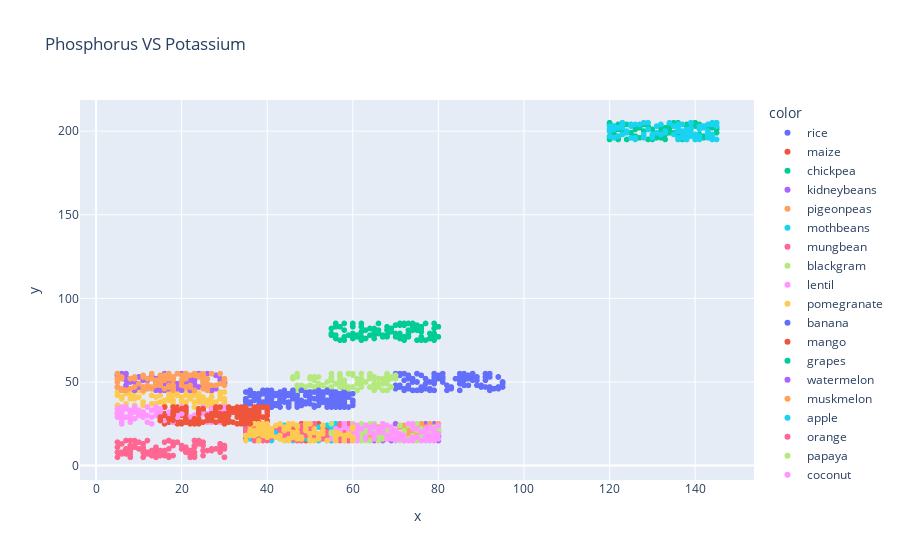

Notebook code cell kept with this figure:
### Code cell
fig = px.scatter(x=df['P'],y=df['K'],color=df['label'],title="Phosphorus VS Potassium")
fig.show()

### Figure 1 — Plotly figure (JSON) as saved in the notebook; plotly's stock layout.template omitted (floating-point values rounded to 4 significant figures)
{"data": [{"hovertemplate": "color=rice<br>x=%{x}<br>y=%{y}<extra></extra>", "legendgroup": "rice", "marker": {"color": "#636efa", "symbol": "circle"}, "mode": "markers", "name": "rice", "showlegend": true, "type": "scattergl", "x": [42, 58, 55, 35, 42, 37, 55, 53, 54, 58, 53, 46, 58, 56, 50, 48, 38, 35, 38, 35, 45, 40, 59, 41, 47, 53, 59, 50, 49, 51, 57, 35, 37, 53, 54, 55, 57, 39, 43, 44, 42, 45, 60, 40, 52, 35, 49, 39, 43, 55, 36, 60, 56, 60, 52, 38, 54, 36, 46, 55, 40, 58, 58, 36, 47, 41, 54, 59, 46, 56, 52, 45, 42, 43, 54, 36, 47, 35, 36, 41, 57, 45, 53, 43, 58, 60, 43, 50, 53, 50, 53, 44, 45, 40, 51, 46, 47, 55, 35, 37], "xaxis": "x", "y": [43, 41, 44, 40, 42, 42, 38, 40, 38, 38, 40, 42, 44, 36, 37, 39, 41, 39, 36, 40, 36, 43, 41, 43, 37, 41, 43, 41, 44, 35, 41, 40, 39, 38, 44, 42, 35, 36, 44, 41, 36, 43, 36, 40, 45, 38, 42, 38, 39, 45, 43, 39, 42, 43, 36, 39, 38, 45, 40, 35, 38, 45, 38, 42, 42, 36, 37, 35, 41, 37, 41, 38, 37, 42, 36, 45, 44, 38, 37, 38, 43, 35, 43, 39, 39, 38, 38, 44, 42, 40, 38, 38, 35, 38, 36, 42, 37, 45, 44, 40], "yaxis": "y"}, {"hovertemplate": "color=maize<br>x=%{x}<br>y=%{y}<extra></extra>", "legendgroup": "maize", "marker": {"color": "#EF553B", "symbol": "circle"}, "mode": "markers", "name": "maize", "showlegend": true, "type": "scattergl", "x": [54, 44, 43, 58, 38, 41, 41, 60, 44, 60, 44, 49, 52, 44, 54, 58, 47, 41, 53, 55, 57, 50, 56, 45, 48, 51, 39, 49, 48, 54, 35, 43, 57, 35, 46, 44, 56, 55, 35, 57, 56, 44, 48, 60, 51, 46, 60, 58, 43, 43, 36, 36, 60, 38, 54, 38, 44, 58, 44, 35, 45, 60, 51, 36, 48, 53, 45, 45, 35, 54, 39, 48, 37, 50, 39, 52, 39, 49, 42, 38, 52, 40, 57, 52, 59, 38, 60, 37, 58, 60, 59, 55, 51, 48, 60, 57, 35, 54, 58, 57], "xaxis": "x", "y": [16, 17, 16, 21, 20, 16, 17, 19, 17, 25, 19, 21, 16, 16, 21, 22, 17, 17, 19, 19, 21, 15, 22, 21, 16, 16, 18, 15, 22, 20, 25, 19, 25, 23, 22, 21, 18, 21, 18, 18, 17, 23, 17, 17, 23, 22, 15, 18, 23, 17, 20, 23, 23, 17, 17, 22, 21, 19, 20, 16, 20, 25, 24, 24, 18, 18, 23, 21, 24, 22, 18, 20, 16, 19, 24, 17, 23, 20, 21, 21, 25, 19, 24, 18, 17, 15, 22, 22, 15, 23, 17, 15, 18, 25, 22, 24, 22, 19, 23, 19], "yaxis": "y"}, {"hovertemplate": "color=chickpea<br>x=%{x}<br>y=%{y}<extra></extra>", "legendgroup": "chickpea", "marker": {"color": "#00cc96", "symbol": "circle"}, "mode": "markers", "name": "chickpea", "showlegend": true, "type": "scattergl", "x": [72, 72, 58, 72, 67, 73, 70, 70, 62, 74, 66, 66, 63, 62, 62, 72, 56, 71, 78, 70, 80, 68, 78, 68, 62, 67, 65, 60, 77, 68, 76, 79, 60, 78, 79, 58, 58, 55, 76, 61, 60, 55, 76, 68, 66, 64, 60, 76, 60, 68, 79, 74, 55, 77, 60, 67, 66, 71, 69, 79, 56, 72, 73, 64, 73, 75, 59, 69, 56, 76, 74, 71, 73, 70, 57, 79, 71, 76, 75, 80, 62, 79, 57, 73, 61, 78, 75, 55, 65, 60, 61, 67, 76, 63, 65, 56, 65, 56, 58, 69], "xaxis": "x", "y": [77, 84, 85, 85, 77, 81, 84, 84, 75, 81, 79, 79, 81, 85, 77, 84, 76, 84, 76, 77, 83, 77, 76, 83, 83, 78, 80, 84, 85, 81, 82, 85, 83, 76, 75, 81, 77, 78, 77, 77, 76, 79, 75, 81, 81, 78, 79, 83, 84, 78, 79, 85, 78, 75, 78, 78, 85, 76, 80, 77, 85, 75, 85, 82, 79, 75, 78, 82, 85, 80, 83, 79, 79, 79, 75, 82, 85, 82, 84, 77, 80, 78, 83, 77, 78, 79, 81, 82, 76, 85, 78, 77, 76, 76, 82, 78, 78, 83, 75, 82], "yaxis": "y"}, {"hovertemplate": "color=kidneybeans<br>x=%{x}<br>y=%{y}<extra></extra>", "legendgroup": "kidneybeans", "marker": {"color": "#ab63fa", "symbol": "circle"}, "mode": "markers", "name": "kidneybeans", "showlegend": true, "type": "scattergl", "x": [60, 70, 55, 64, 61, 65, 57, 80, 59, 59, 58, 57, 80, 60, 78, 77, 79, 80, 55, 65, 78, 65, 70, 64, 71, 79, 63, 80, 60, 75, 77, 72, 73, 77, 62, 59, 59, 62, 63, 79, 72, 64, 66, 57, 56, 77, 65, 72, 60, 80, 72, 67, 69, 77, 62, 71, 79, 59, 63, 56, 63, 67, 71, 74, 76, 66, 69, 65, 74, 67, 56, 59, 61, 80, 61, 74, 69, 75, 68, 65, 79, 78, 55, 59, 68, 68, 64, 69, 67, 69, 73, 78, 72, 67, 56, 65, 63, 70, 63, 60], "xaxis": "x", "y": [25, 16, 22, 16, 20, 22, 21, 18, 17, 22, 24, 19, 17, 22, 23, 25, 17, 15, 23, 20, 16, 25, 19, 22, 17, 20, 17, 22, 22, 21, 23, 18, 20, 17, 23, 22, 19, 22, 20, 23, 17, 15, 23, 18, 22, 24, 15, 21, 23, 19, 20, 24, 23, 25, 19, 17, 25, 18, 17, 20, 24, 22, 24, 15, 24, 17, 15, 16, 15, 25, 25, 15, 21, 20, 19, 21, 22, 18, 20, 16, 15, 22, 22, 15, 23, 19, 17, 19, 22, 20, 22, 20, 23, 15, 18, 18, 16, 25, 19, 24], "yaxis": "y"}, {"hovertemplate": "color=pigeonpeas<br>x=%{x}<br>y=%{y}<extra></extra>", "legendgroup": "pigeonpeas", "marker": {"color": "#FFA15A", "symbol": "circle"}, "mode": "markers", "name": "pigeonpeas", "showlegend": true, "type": "scattergl", "x": [72, 59, 73, 57, 79, 75, 70, 55, 58, 61, 58, 56, 72, 80, 72, 62, 58, 68, 67, 70, 63, 76, 55, 75, 71, 70, 72, 66, 56, 76, 69, 73, 61, 71, 61, 73, 72, 64, 74, 60, 66, 59, 67, 76, 73, 75, 70, 59, 62, 67, 66, 73, 67, 55, 56, 77, 73, 63, 77, 64, 75, 77, 80, 75, 80, 77, 78, 60, 74, 57, 60, 77, 68, 73, 59, 72, 56, 70, 74, 67, 74, 72, 68, 57, 62, 55, 77, 75, 71, 64, 55, 69, 67, 74, 64, 71, 72, 60, 71, 61], "xaxis": "x", "y": [24, 23, 23, 24, 18, 25, 20, 19, 20, 21, 24, 17, 17, 20, 17, 19, 16, 16, 24, 20, 19, 25, 19, 21, 24, 21, 21, 21, 17, 19, 19, 21, 18, 23, 21, 18, 22, 16, 19, 15, 15, 18, 18, 17, 19, 25, 20, 22, 23, 25, 23, 20, 18, 18, 24, 17, 20, 23, 22, 20, 24, 23, 25, 24, 21, 18, 25, 21, 16, 23, 19, 19, 20, 21, 24, 15, 23, 21, 15, 18, 20, 24, 20, 19, 16, 23, 21, 20, 24, 22, 16, 19, 19, 17, 18, 17, 22, 22, 18, 24], "yaxis": "y"}, {"hovertemplate": "color=mothbeans<br>x=%{x}<br>y=%{y}<extra></extra>", "legendgroup": "mothbeans", "marker": {"color": "#19d3f3", "symbol": "circle"}, "mode": "markers", "name": "mothbeans", "showlegend": true, "type": "scattergl", "x": [49, 59, 58, 43, 54, 43, 55, 35, 57, 53, 49, 56, 43, 38, 45, 57, 35, 55, 45, 58, 44, 49, 51, 48, 50, 56, 60, 37, 43, 43, 44, 43, 45, 56, 57, 45, 36, 57, 47, 49, 51, 44, 38, 57, 48, 44, 51, 44, 35, 60, 58, 42, 39, 36, 41, 41, 36, 46, 39, 57, 55, 51, 56, 57, 36, 41, 38, 37, 35, 45, 58, 56, 56, 51, 42, 59, 45, 40, 45, 52, 45, 54, 51, 41, 50, 40, 54, 55, 59, 45, 38, 58, 55, 36, 52, 59, 51, 47, 51, 51], "xaxis": "x", "y": [18, 23, 25, 18, 16, 22, 15, 20, 24, 24, 17, 25, 23, 22, 21, 20, 23, 25, 22, 25, 17, 22, 19, 15, 19, 20, 18, 21, 24, 24, 24, 22, 15, 23, 16, 19, 22, 20, 20, 16, 24, 21, 20, 20, 18, 20, 18, 24, 18, 23, 21, 22, 21, 22, 16, 15, 22, 15, 20, 25, 24, 17, 17, 17, 16, 19, 18, 24, 20, 20, 19, 23, 17, 25, 20, 20, 19, 17, 23, 23, 16, 24, 25, 21, 22, 23, 15, 22, 25, 18, 19, 17, 18, 23, 15, 22, 16, 17, 17, 21], "yaxis": "y"}, {"hovertemplate": "color=mungbean<br>x=%{x}<br>y=%{y}<extra></extra>", "legendgroup": "mungbean", "marker": {"color": "#FF6692", "symbol": "circle"}, "mode": "markers", "name": "mungbean", "showlegend": true, "type": "scattergl", "x": [55, 54, 55, 56, 56, 57, 59, 51, 49, 39, 35, 52, 42, 46, 38, 60, 53, 58, 35, 53, 47, 53, 45, 37, 60, 45, 57, 57, 57, 59, 41, 48, 36, 36, 59, 48, 50, 40, 43, 57, 60, 59, 60, 47, 45, 39, 40, 48, 59, 48, 43, 46, 47, 44, 58, 40, 38, 48, 49, 38, 58, 44, 59, 48, 41, 52, 48, 41, 37, 35, 41, 50, 35, 37, 39, 45, 37, 51, 56, 40, 36, 37, 47, 44, 59, 56, 45, 39, 37, 37, 54, 51, 54, 45, 40, 37, 44, 45, 45, 48], "xaxis": "x", "y": [20, 20, 20, 16, 17, 24, 23, 25, 18, 20, 22, 17, 23, 16, 21, 25, 22, 15, 24, 17, 20, 16, 23, 21, 15, 21, 25, 17, 22, 25, 18, 24, 25, 22, 22, 21, 21, 15, 22, 15, 23, 15, 25, 15, 22, 15, 24, 15, 25, 24, 21, 24, 19, 18, 20, 21, 18, 20, 25, 15, 15, 16, 23, 22, 17, 19, 17, 20, 25, 20, 20, 23, 21, 15, 22, 21, 20, 17, 20, 22, 21, 17, 18, 17, 19, 21, 18, 17, 15, 19, 17, 15, 20, 16, 21, 22, 19, 17, 23, 21], "yaxis": "y"}, {"hovertemplate": "color=blackgram<br>x=%{x}<br>y=%{y}<extra></extra>", "legendgroup": "blackgram", "marker": {"color": "#B6E880", "symbol": "circle"}, "mode": "markers", "name": "blackgram", "showlegend": true, "type": "scattergl", "x": [79, 62, 61, 73, 58, 55, 72, 64, 64, 74, 73, 67, 63, 66, 56, 66, 55, 58, 65, 62, 71, 71, 71, 63, 60, 61, 68, 62, 66, 63, 72, 65, 78, 67, 60, 76, 78, 60, 75, 72, 80, 76, 68, 78, 64, 80, 68, 67, 70, 74, 67, 80, 79, 75, 55, 68, 68, 76, 60, 72, 68, 62, 65, 64, 58, 75, 66, 70, 57, 58, 62, 75, 80, 76, 76, 61, 60, 63, 67, 63, 68, 61, 74, 79, 62, 60, 65, 55, 62, 59, 77, 58, 63, 63, 70, 73, 77, 79, 77, 62], "xaxis": "x", "y": [15, 21, 22, 25, 18, 16, 21, 20, 21, 17, 24, 25, 19, 22, 18, 15, 19, 23, 25, 18, 15, 24, 16, 18, 25, 21, 22, 15, 17, 22, 19, 21, 21, 17, 21, 17, 19, 17, 15, 15, 19, 18, 19, 21, 25, 19, 23, 16, 15, 15, 16, 22, 19, 21, 20, 17, 20, 22, 16, 17, 19, 15, 23, 15, 16, 25, 19, 16, 19, 25, 17, 22, 20, 16, 15, 20, 15, 15, 21, 16, 17, 15, 18, 17, 24, 17, 20, 25, 24, 22, 21, 17, 17, 18, 15, 16, 22, 23, 21, 25], "yaxis": "y"}, {"hovertemplate": "color=lentil<br>x=%{x}<br>y=%{y}<extra></extra>", "legendgroup": "lentil", "marker": {"color": "#FF97FF", "symbol": "circle"}, "mode": "markers", "name": "lentil", "showlegend": true, "type": "scattergl", "x": [76, 61, 60, 74, 71, 71, 72, 59, 64, 58, 77, 75, 69, 80, 78, 79, 62, 60, 67, 78, 80, 61, 66, 61, 60, 66, 56, 72, 77, 65, 79, 63, 78, 78, 67, 65, 72, 57, 58, 58, 65, 65, 65, 69, 55, 61, 79, 63, 61, 70, 74, 64, 58, 79, 68, 79, 77, 74, 68, 75, 78, 79, 60, 69, 67, 67, 67, 70, 71, 68, 66, 65, 59, 59, 63, 69, 75, 61, 74, 74, 63, 56, 74, 76, 65, 67, 79, 61, 70, 80, 77, 67, 73, 56, 70, 56, 77, 59, 73, 77], "xaxis": "x", "y": [15, 22, 20, 17, 16, 18, 18, 21, 20, 17, 20, 22, 23, 24, 15, 17, 22, 24, 22, 18, 16, 24, 20, 21, 21, 22, 18, 15, 20, 24, 22, 16, 23, 18, 25, 23, 15, 21, 15, 25, 19, 19, 19, 19, 16, 17, 15, 17, 15, 16, 25, 23, 23, 22, 18, 20, 22, 17, 24, 17, 22, 19, 18, 16, 21, 23, 20, 21, 19, 16, 22, 16, 22, 19, 17, 21, 17, 18, 17, 22, 24, 17, 15, 20, 16, 21, 16, 22, 19, 19, 20, 22, 25, 18, 15, 22, 17, 19, 15, 15], "yaxis": "y"}, {"hovertemplate": "color=pomegranate<br>x=%{x}<br>y=%{y}<extra></extra>", "legendgroup": "pomegranate", "marker": {"color": "#FECB52", "symbol": "circle"}, "mode": "markers", "name": "pomegranate", "showlegend": true, "type": "scattergl", "x": [24, 18, 26, 18, 27, 25, 21, 30, 27, 11, 5, 10, 7, 20, 22, 15, 27, 18, 15, 23, 8, 27, 23, 16, 29, 17, 21, 6, 23, 16, 18, 21, 23, 17, 25, 18, 19, 24, 24, 17, 30, 29, 24, 21, 11, 25, 22, 21, 26, 18, 6, 21, 5, 7, 13, 24, 23, 20, 19, 9, 27, 30, 21, 30, 11, 9, 27, 29, 25, 14, 9, 14, 21, 23, 6, 5, 9, 8, 11, 17, 5, 28, 13, 9, 27, 25, 7, 10, 18, 26, 16, 20, 9, 30, 25, 23, 14, 17, 24, 28], "xaxis": "x", "y": [38, 37, 36, 39, 38, 38, 38, 40, 41, 38, 36, 41, 37, 41, 40, 42, 41, 42, 38, 44, 40, 45, 44, 39, 40, 42, 44, 40, 44, 36, 43, 42, 42, 40, 36, 42, 42, 41, 40, 39, 38, 44, 43, 35, 36, 41, 43, 38, 38, 37, 41, 45, 44, 43, 37, 41, 35, 39, 43, 45, 36, 44, 42, 37, 44, 40, 44, 42, 40, 37, 36, 37, 35, 38, 41, 36, 44, 43, 45, 45, 42, 38, 42, 40, 41, 36, 45, 45, 43, 39, 36, 38, 41, 35, 35, 45, 41, 45, 39, 37], "yaxis": "y"}, {"hovertemplate": "color=banana<br>x=%{x}<br>y=%{y}<extra></extra>", "legendgroup": "banana", "marker": {"color": "#636efa", "symbol": "circle"}, "mode": "markers", "name": "banana", "showlegend": true, "type": "scattergl", "x": [94, 95, 92, 76, 77, 94, 92, 89, 88, 77, 88, 87, 75, 85, 95, 79, 95, 79, 76, 86, 94, 78, 70, 71, 79, 78, 73, 76, 87, 83, 91, 81, 74, 71, 91, 71, 79, 72, 73, 84, 90, 70, 89, 80, 91, 78, 70, 86, 95, 90, 72, 81, 75, 81, 75, 71, 94, 73, 79, 86, 79, 74, 75, 83, 85, 80, 72, 75, 85, 87, 72, 88, 79, 88, 74, 82, 91, 85, 88, 92, 92, 77, 86, 88, 73, 73, 74, 89, 70, 87, 82, 86, 85, 93, 89, 94, 81, 71, 75, 81], "xaxis": "x", "y": [46, 50, 53, 54, 49, 53, 55, 53, 55, 52, 52, 54, 50, 53, 49, 55, 47, 45, 45, 48, 53, 50, 48, 47, 51, 45, 48, 47, 48, 47, 47, 52, 45, 48, 51, 47, 49, 55, 53, 52, 47, 48, 53, 52, 53, 46, 55, 52, 50, 48, 45, 55, 50, 50, 45, 55, 47, 54, 45, 53, 53, 50, 55, 46, 51, 54, 51, 45, 49, 52, 46, 54, 50, 55, 45, 48, 55, 55, 51, 45, 47, 46, 55, 52, 46, 52, 52, 48, 46, 48, 45, 51, 45, 46, 51, 47, 52, 54, 55, 53], "yaxis": "y"}, {"hovertemplate": "color=mango<br>x=%{x}<br>y=%{y}<extra></extra>", "legendgroup": "mango", "marker": {"color": "#EF553B", "symbol": "circle"}, "mode": "markers", "name": "mango", "showlegend": true, "type": "scattergl", "x": [40, 24, 26, 22, 21, 19, 21, 17, 36, 28, 19, 23, 30, 27, 19, 28, 38, 37, 18, 16, 20, 25, 17, 37, 15, 37, 19, 33, 27, 16, 36, 29, 31, 34, 16, 30, 35, 18, 40, 29, 38, 32, 38, 32, 29, 34, 19, 17, 15, 19, 36, 31, 36, 23, 26, 33, 18, 17, 34, 35, 28, 24, 35, 24, 37, 36, 18, 38, 31, 29, 20, 21, 30, 38, 24, 36, 18, 16, 27, 17, 29, 36, 27, 28, 36, 35, 21, 38, 18, 23, 31, 34, 37, 16, 24, 38, 21, 18, 20, 26], "xaxis": "x", "y": [27, 31, 27, 25, 32, 35, 34, 31, 33, 30, 27, 27, 34, 30, 31, 33, 32, 30, 30, 35, 25, 33, 31, 28, 30, 30, 31, 29, 28, 25, 31, 34, 26, 28, 31, 29, 31, 26, 26, 34, 33, 32, 31, 33, 26, 35, 32, 26, 27, 25, 26, 32, 27, 30, 26, 35, 30, 26, 32, 28, 26, 32, 34, 34, 25, 27, 31, 32, 34, 32, 26, 32, 27, 25, 34, 29, 35, 35, 34, 30, 29, 31, 26, 35, 26, 31, 30, 31, 31, 28, 27, 26, 33, 27, 25, 26, 30, 33, 30, 31], "yaxis": "y"}, {"hovertemplate": "color=grapes<br>x=%{x}<br>y=%{y}<extra></extra>", "legendgroup": "grapes", "marker": {"color": "#00cc96", "symbol": "circle"}, "mode": "markers", "name": "grapes", "showlegend": true, "type": "scattergl", "x": [130, 144, 123, 125, 131, 123, 140, 122, 123, 134, 130, 145, 122, 139, 141, 138, 144, 136, 122, 136, 145, 132, 133, 121, 125, 140, 132, 126, 120, 142, 135, 126, 139, 141, 142, 129, 134, 138, 131, 122, 126, 128, 132, 137, 123, 136, 134, 139, 127, 138, 120, 142, 133, 139, 134, 140, 127, 120, 139, 136, 139, 133, 130, 135, 140, 132, 121, 132, 142, 121, 140, 120, 133, 135, 145, 136, 129, 130, 129, 135, 120, 125, 132, 140, 145, 128, 139, 122, 144, 120, 141, 121, 125, 138, 124, 138, 143, 142, 124, 134], "xaxis": "x", "y": [195, 204, 205, 196, 196, 198, 197, 195, 203, 204, 197, 205, 201, 203, 204, 195, 202, 205, 197, 204, 201, 197, 198, 201, 199, 205, 203, 197, 200, 197, 203, 203, 198, 202, 196, 201, 199, 204, 198, 204, 201, 204, 197, 195, 200, 197, 200, 201, 196, 203, 204, 203, 195, 199, 202, 195, 202, 195, 201, 195, 203, 201, 196, 205, 195, 196, 199, 202, 203, 199, 205, 196, 202, 199, 199, 201, 195, 201, 203, 203, 205, 204, 200, 203, 202, 200, 199, 196, 197, 197, 198, 203, 204, 197, 204, 200, 201, 202, 195, 204], "yaxis": "y"}, {"hovertemplate": "color=watermelon<br>x=%{x}<br>y=%{y}<extra></extra>", "legendgroup": "watermelon", "marker": {"color": "#ab63fa", "symbol": "circle"}, "mode": "markers", "name": "watermelon", "showlegend": true, "type": "scattergl", "x": [25, 19, 30, 8, 22, 26, 27, 22, 22, 13, 25, 15, 10, 9, 17, 12, 14, 21, 18, 17, 14, 8, 19, 16, 29, 9, 21, 5, 28, 29, 15, 21, 14, 5, 8, 22, 7, 27, 10, 16, 18, 7, 6, 5, 16, 20, 25, 7, 28, 25, 25, 16, 12, 23, 25, 28, 21, 20, 7, 6, 13, 17, 6, 10, 11, 25, 7, 12, 22, 19, 22, 30, 14, 23, 16, 5, 7, 18, 5, 23, 30, 10, 11, 21, 6, 20, 7, 24, 21, 25, 25, 10, 22, 14, 30, 12, 7, 18, 23, 24], "xaxis": "x", "y": [51, 55, 50, 50, 52, 55, 45, 53, 45, 54, 53, 47, 47, 50, 46, 51, 52, 55, 50, 51, 50, 52, 49, 55, 52, 45, 50, 54, 54, 51, 45, 48, 45, 47, 51, 46, 55, 48, 53, 46, 52, 53, 53, 52, 49, 48, 47, 51, 54, 52, 50, 45, 46, 49, 51, 46, 51, 45, 52, 55, 54, 55, 53, 49, 46, 52, 47, 46, 52, 46, 50, 50, 52, 47, 45, 47, 45, 50, 55, 51, 50, 53, 51, 55, 45, 55, 48, 55, 54, 51, 54, 53, 54, 50, 49, 47, 45, 50, 55, 47], "yaxis": "y"}, {"hovertemplate": "color=muskmelon<br>x=%{x}<br>y=%{y}<extra></extra>", "legendgroup": "muskmelon", "marker": {"color": "#FFA15A", "symbol": "circle"}, "mode": "markers", "name": "muskmelon", "showlegend": true, "type": "scattergl", "x": [17, 27, 25, 18, 26, 25, 24, 30, 6, 26, 30, 9, 7, 21, 26, 27, 5, 14, 18, 14, 9, 6, 12, 13, 25, 25, 21, 25, 24, 25, 17, 25, 25, 11, 26, 17, 25, 8, 13, 22, 13, 23, 22, 23, 10, 12, 20, 11, 19, 26, 20, 17, 7, 22, 21, 12, 12, 14, 9, 16, 7, 6, 20, 29, 5, 5, 15, 11, 15, 30, 12, 25, 11, 5, 18, 22, 18, 18, 28, 18, 20, 22, 25, 15, 16, 5, 21, 23, 29, 11, 18, 21, 8, 6, 25, 13, 26, 21, 15, 16], "xaxis": "x", "y": [55, 48, 52, 52, 45, 49, 53, 51, 52, 52, 48, 52, 45, 55, 45, 55, 55, 51, 48, 48, 53, 53, 46, 47, 50, 53, 52, 55, 54, 50, 48, 54, 51, 54, 52, 52, 46, 46, 46, 47, 52, 55, 47, 45, 49, 52, 51, 53, 55, 49, 48, 47, 45, 48, 47, 48, 47, 49, 47, 46, 45, 45, 50, 49, 47, 52, 54, 47, 48, 52, 52, 50, 45, 55, 46, 54, 52, 45, 48, 53, 54, 47, 54, 49, 51, 50, 47, 54, 55, 47, 51, 52, 52, 46, 50, 55, 47, 52, 52, 54], "yaxis": "y"}, {"hovertemplate": "color=apple<br>x=%{x}<br>y=%{y}<extra></extra>", "legendgroup": "apple", "marker": {"color": "#19d3f3", "symbol": "circle"}, "mode": "markers", "name": "apple", "showlegend": true, "type": "scattergl", "x": [128, 144, 128, 120, 129, 137, 139, 123, 144, 124, 122, 121, 126, 139, 133, 143, 140, 137, 121, 144, 128, 128, 143, 140, 144, 141, 144, 143, 137, 144, 126, 120, 143, 141, 142, 138, 125, 121, 122, 123, 121, 137, 135, 144, 123, 133, 130, 143, 143, 122, 125, 139, 123, 136, 131, 140, 138, 127, 145, 139, 126, 136, 124, 138, 136, 134, 143, 120, 145, 141, 123, 136, 136, 141, 129, 138, 137, 132, 139, 125, 143, 144, 143, 135, 130, 142, 129, 135, 145, 121, 131, 140, 138, 140, 145, 120, 132, 137, 144, 140], "xaxis": "x", "y": [196, 197, 205, 201, 201, 204, 205, 205, 196, 199, 197, 196, 204, 199, 200, 199, 198, 199, 203, 195, 205, 198, 196, 198, 204, 203, 197, 198, 200, 198, 196, 203, 197, 201, 202, 195, 204, 196, 202, 202, 201, 196, 198, 205, 205, 199, 198, 200, 204, 202, 196, 202, 198, 200, 199, 197, 201, 204, 203, 205, 195, 202, 200, 200, 196, 205, 197, 200, 205, 197, 204, 195, 204, 195, 201, 197, 200, 204, 197, 203, 204, 196, 197, 203, 196, 203, 205, 203, 205, 201, 203, 195, 198, 197, 195, 197, 198, 196, 196, 197], "yaxis": "y"}, {"hovertemplate": "color=orange<br>x=%{x}<br>y=%{y}<extra></extra>", "legendgroup": "orange", "marker": {"color": "#FF6692", "symbol": "circle"}, "mode": "markers", "name": "orange", "showlegend": true, "type": "scattergl", "x": [30, 6, 13, 16, 7, 27, 23, 18, 24, 23, 17, 12, 9, 7, 18, 11, 8, 17, 5, 8, 13, 25, 7, 23, 14, 7, 29, 14, 8, 18, 25, 12, 16, 14, 7, 12, 25, 8, 5, 17, 30, 23, 27, 11, 21, 22, 18, 10, 16, 9, 11, 15, 5, 22, 15, 6, 16, 20, 29, 28, 25, 6, 29, 11, 24, 21, 29, 29, 23, 9, 5, 12, 20, 8, 8, 21, 19, 18, 15, 22, 25, 7, 7, 30, 17, 23, 20, 23, 14, 11, 29, 24, 8, 10, 13, 30, 8, 7, 17, 26], "xaxis": "x", "y": [12, 13, 6, 9, 9, 10, 15, 14, 14, 6, 15, 8, 12, 10, 6, 8, 7, 5, 8, 9, 6, 14, 10, 5, 8, 15, 12, 5, 15, 14, 14, 15, 6, 8, 8, 7, 6, 11, 5, 6, 10, 15, 9, 13, 8, 6, 13, 10, 8, 11, 5, 9, 11, 9, 7, 7, 14, 10, 8, 10, 12, 8, 13, 11, 15, 9, 13, 13, 12, 15, 14, 8, 10, 5, 12, 11, 14, 12, 6, 5, 9, 9, 9, 11, 10, 8, 12, 11, 11, 10, 10, 13, 10, 14, 9, 5, 12, 7, 15, 9], "yaxis": "y"}, {"hovertemplate": "color=papaya<br>x=%{x}<br>y=%{y}<extra></extra>", "legendgroup": "papaya", "marker": {"color": "#B6E880", "symbol": "circle"}, "mode": "markers", "name": "papaya", "showlegend": true, "type": "scattergl", "x": [68, 46, 47, 65, 68, 68, 62, 65, 68, 64, 51, 47, 64, 57, 60, 58, 55, 51, 65, 57, 52, 67, 64, 62, 48, 46, 68, 59, 51, 54, 56, 68, 59, 70, 61, 60, 62, 62, 57, 47, 50, 46, 68, 62, 58, 60, 66, 65, 54, 64, 52, 47, 48, 54, 65, 52, 46, 63, 49, 53, 55, 62, 58, 65, 50, 64, 58, 58, 69, 67, 67, 68, 57, 50, 50, 47, 60, 51, 68, 69, 55, 55, 62, 69, 61, 57, 66, 55, 61, 64, 57, 65, 66, 55, 70, 59, 64, 67, 59, 64], "xaxis": "x", "y": [50, 45, 55, 53, 45, 45, 50, 47, 54, 47, 47, 53, 54, 48, 54, 49, 53, 52, 47, 51, 53, 45, 52, 55, 45, 52, 52, 46, 51, 46, 49, 51, 47, 52, 49, 55, 52, 51, 53, 48, 48, 53, 55, 52, 51, 47, 47, 48, 46, 52, 47, 46, 48, 50, 49, 49, 52, 50, 47, 48, 51, 49, 47, 52, 52, 47, 50, 49, 47, 52, 52, 49, 47, 52, 53, 45, 47, 53, 45, 52, 52, 51, 47, 53, 45, 54, 49, 55, 52, 55, 55, 45, 52, 47, 54, 55, 47, 49, 55, 53], "yaxis": "y"}, {"hovertemplate": "color=coconut<br>x=%{x}<br>y=%{y}<extra></extra>", "legendgroup": "coconut", "marker": {"color": "#FF97FF", "symbol": "circle"}, "mode": "markers", "name": "coconut", "showlegend": true, "type": "scattergl", "x": [30, 23, 28, 21, 18, 11, 5, 6, 30, 7, 18, 10, 8, 18, 15, 19, 20, 17, 11, 6, 6, 6, 8, 13, 9, 27, 24, 6, 14, 14, 6, 11, 14, 6, 6, 25, 14, 12, 25, 21, 22, 5, 11, 30, 10, 7, 20, 15, 17, 15, 23, 19, 21, 27, 29, 8, 24, 29, 11, 10, 29, 29, 30, 12, 13, 28, 24, 23, 26, 28, 18, 6, 30, 7, 26, 6, 12, 5, 19, 9, 30, 30, 13, 29, 30, 13, 15, 12, 28, 22, 10, 20, 9, 16, 8, 8, 27, 21, 5, 26], "xaxis": "x", "y": [29, 28, 33, 35, 35, 32, 31, 27, 29, 35, 26, 33, 32, 30, 34, 33, 26, 32, 29, 26, 30, 32, 26, 33, 28, 26, 33, 25, 30, 35, 29, 31, 30, 33, 33, 35, 33, 30, 31, 35, 29, 29, 32, 35, 30, 29, 35, 32, 29, 34, 25, 29, 35, 34, 29, 28, 27, 32, 31, 32, 27, 35, 27, 30, 29, 32, 29, 30, 26, 26, 27, 35, 31, 34, 31, 25, 26, 32, 31, 32, 34, 30, 33, 26, 30, 25, 33, 35, 30, 29, 33, 31, 35, 27, 30, 33, 32, 26, 34, 29], "yaxis": "y"}, {"hovertemplate": "color=cotton<br>x=%{x}<br>y=%{y}<extra></extra>", "legendgroup": "cotton", "marker": {"color": "#FECB52", "symbol": "circle"}, "mode": "markers", "name": "cotton", "showlegend": true, "type": "scattergl", "x": [47, 36, 47, 47, 38, 50, 41, 45, 47, 60, 45, 59, 38, 49, 40, 35, 43, 46, 39, 56, 36, 58, 42, 41, 39, 60, 46, 49, 35, 36, 45, 51, 60, 37, 52, 48, 38, 41, 53, 48, 46, 41, 42, 50, 37, 39, 38, 38, 40, 50, 40, 40, 50, 36, 50, 51, 57, 47, 52, 40, 60, 43, 44, 49, 44, 59, 53, 52, 36, 48, 52, 37, 39, 51, 36, 56, 54, 56, 45, 46, 49, 53, 60, 56, 52, 43, 44, 43, 37, 48, 45, 56, 40, 37, 46, 38, 53, 39, 58, 60], "xaxis": "x", "y": [24, 20, 18, 23, 23, 19, 20, 22, 16, 22, 25, 18, 15, 21, 25, 18, 16, 18, 24, 15, 24, 18, 24, 22, 21, 23, 19, 22, 15, 19, 23, 22, 17, 20, 16, 16, 25, 18, 19, 16, 17, 22, 17, 25, 18, 25, 19, 24, 17, 15, 17, 20, 16, 21, 19, 20, 19, 20, 19, 23, 17, 18, 21, 25, 15, 19, 24, 18, 18, 17, 19, 25, 22, 15, 24, 18, 15, 15, 15, 25, 24, 19, 17, 17, 19, 16, 23, 25, 21, 16, 16, 20, 17, 18, 20, 20, 21, 18, 15, 15], "yaxis": "y"}, {"hovertemplate": "color=jute<br>x=%{x}<br>y=%{y}<extra></extra>", "legendgroup": "jute", "marker": {"color": "#636efa", "symbol": "circle"}, "mode": "markers", "name": "jute", "showlegend": true, "type": "scattergl", "x": [47, 37, 41, 40, 41, 35, 37, 43, 55, 40, 53, 46, 41, 55, 43, 38, 49, 40, 35, 45, 53, 56, 55, 45, 54, 56, 40, 44, 47, 40, 57, 36, 60, 51, 39, 50, 52, 52, 49, 48, 47, 52, 52, 51, 37, 41, 55, 56, 40, 56, 56, 46, 48, 58, 50, 41, 42, 40, 57, 41, 45, 40, 43, 36, 58, 41, 48, 58, 59, 35, 41, 57, 42, 59, 43, 46, 37, 41, 56, 53, 54, 58, 39, 50, 38, 48, 41, 54, 46, 52, 43, 55, 57, 47, 43, 44, 52, 39, 39, 38], "xaxis": "x", "y": [38, 39, 45, 39, 40, 36, 43, 40, 44, 40, 44, 45, 38, 40, 38, 35, 38, 39, 44, 37, 38, 36, 38, 42, 45, 39, 45, 45, 40, 45, 35, 38, 38, 40, 45, 43, 41, 42, 37, 45, 36, 39, 45, 44, 41, 35, 36, 35, 42, 40, 44, 42, 36, 41, 40, 40, 43, 43, 43, 44, 43, 43, 35, 44, 35, 37, 36, 35, 41, 35, 35, 38, 43, 35, 42, 44, 42, 36, 37, 38, 39, 37, 43, 44, 36, 38, 36, 35, 41, 43, 43, 43, 41, 35, 38, 43, 39, 37, 43, 43], "yaxis": "y"}, {"hovertemplate": "color=coffee<br>x=%{x}<br>y=%{y}<extra></extra>", "legendgroup": "coffee", "marker": {"color": "#EF553B", "symbol": "circle"}, "mode": "markers", "name": "coffee", "showlegend": true, "type": "scattergl", "x": [21, 21, 38, 24, 28, 23, 31, 25, 18, 32, 36, 33, 15, 30, 39, 34, 15, 20, 29, 32, 24, 21, 23, 26, 33, 25, 26, 18, 27, 39, 27, 21, 27, 24, 31, 35, 27, 40, 40, 21, 34, 30, 21, 33, 23, 15, 29, 29, 35, 29, 33, 17, 19, 20, 27, 40, 35, 31, 28, 24, 26, 28, 40, 38, 40, 22, 40, 28, 39, 28, 20, 26, 29, 30, 40, 37, 40, 37, 18, 23, 18, 31, 33, 26, 35, 36, 38, 33, 31, 16, 40, 31, 21, 38, 35, 34, 15, 33, 32, 18], "xaxis": "x", "y": [26, 26, 35, 31, 34, 25, 27, 34, 32, 34, 28, 25, 27, 31, 29, 30, 28, 26, 28, 26, 28, 28, 28, 30, 31, 26, 27, 27, 31, 35, 27, 34, 31, 33, 35, 35, 29, 33, 30, 33, 25, 25, 27, 34, 28, 29, 30, 27, 32, 35, 25, 28, 33, 34, 28, 35, 25, 30, 30, 26, 27, 35, 35, 29, 30, 26, 32, 33, 29, 26, 26, 30, 31, 28, 33, 35, 33, 32, 35, 25, 31, 26, 33, 27, 28, 25, 29, 33, 31, 30, 30, 34, 35, 34, 26, 32, 27, 30, 34, 30], "yaxis": "y"}], "layout": {"legend": {"title": {"text": "color"}, "tracegroupgap": 0}, "title": {"text": "Phosphorus VS Potassium"}, "xaxis": {"anchor": "y", "domain": [0, 1], "title": {"text": "x"}}, "yaxis": {"anchor": "x", "domain": [0, 1], "title": {"text": "y"}}}}
